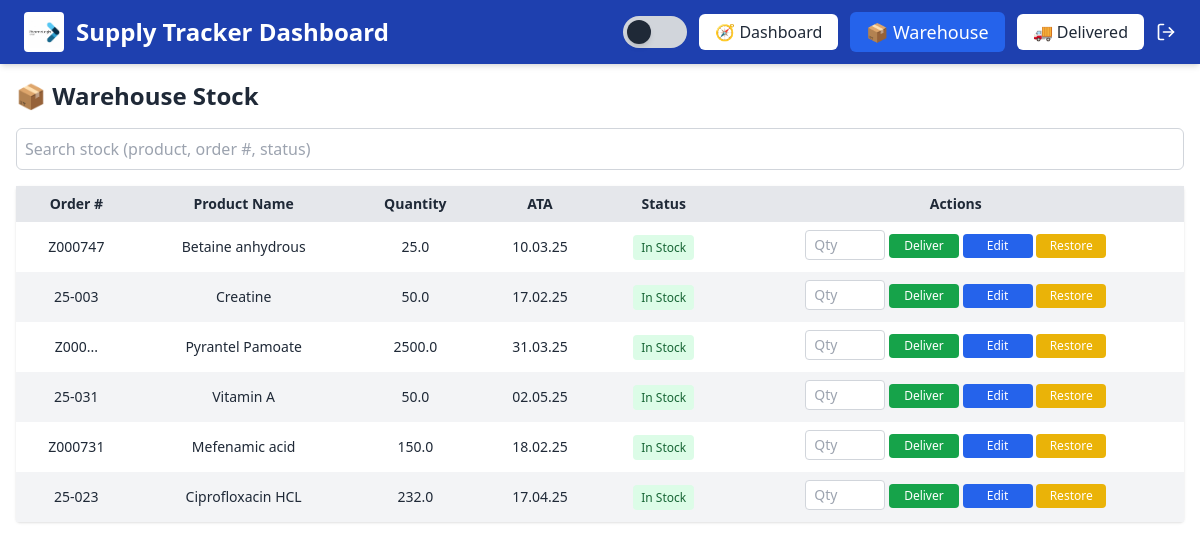
Page /warehouse (signed in) on the earlier database version.
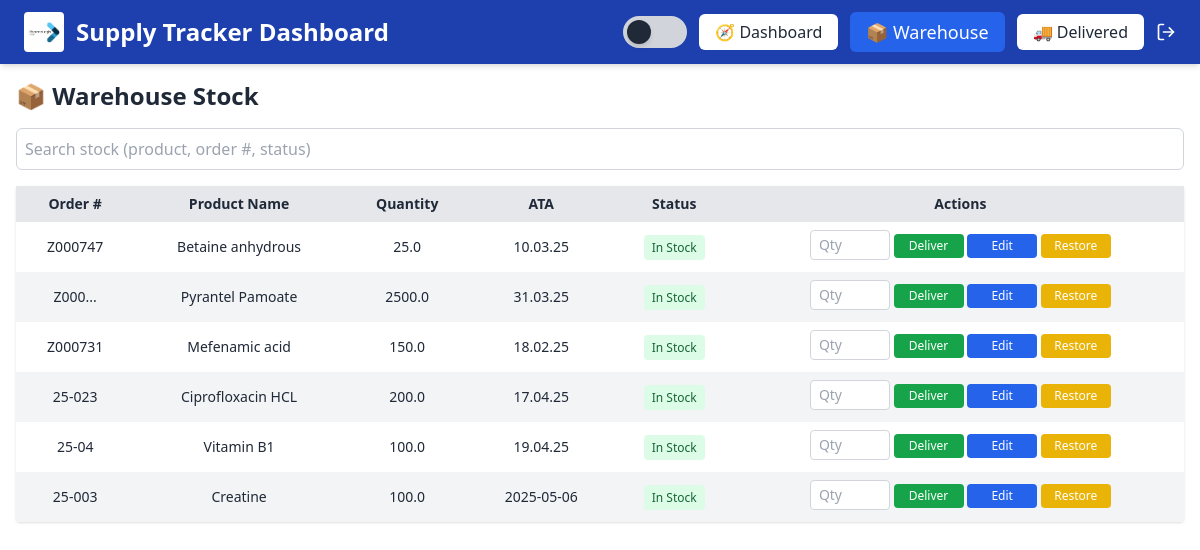
Same page on the later database version.
### app/models.py (models this page shows)
class WarehouseStock(db.Model):
    id = db.Column(db.Integer, primary_key=True)
    user_id = db.Column(db.Integer, db.ForeignKey('user.id'), nullable=False)
    order_number = db.Column(db.String(50), nullable=False)
    product_name = db.Column(db.String(100), nullable=False)
    quantity = db.Column(db.Float, nullable=False)
    ata = db.Column(db.String(10), nullable=True)
    transit_status = db.Column(db.String(20), default='In Stock', nullable=False)

### app/routes.py (the view)
@main.route('/warehouse')
@login_required
def warehouse():
    from .models import WarehouseStock
    warehouse_items = WarehouseStock.query.filter_by(user_id=current_user.id).all()
    return render_template('warehouse.html', warehouse_items=warehouse_items)

### app/__init__.py (called while the page is built)
def create_app():
    app = Flask(__name__)
    app.config['SECRET_KEY'] = 'your-secret-key'  # Use env var later
    app.config['SQLALCHEMY_DATABASE_URI'] = 'sqlite:///../instance/supply_tracker.db'
    app.config['SQLALCHEMY_TRACK_MODIFICATIONS'] = False
    init_db(app)
    login_manager.init_app(app)
    Migrate(app, db)
    from .routes import main
    app.register_blueprint(main)
    @login_manager.user_loader
    def load_user(user_id):
        return User.query.get(int(user_id))
    return app

### app/routes.py (called while the page is built)
@main.app_context_processor
def inject_globals():
    return dict(current_user=current_user, current_path=request.path)

### app/templates/warehouse.html (shortened to what this page needs)
<!DOCTYPE html>
<html lang="en">
<head>
    <script src="https://cdn.tailwindcss.com"></script>
    <link href="https://cdn.jsdelivr.net/npm/tailwindcss@2.2.19/dist/tailwind.min.css" rel="stylesheet">
</head>
<body class="bg-white text-gray-800 dark:bg-gray-900 dark:text-gray-100">
    {% include '_navbar.html' %}
    <div class="p-4">
        <h2 class="text-2xl font-bold mb-4">📦 Warehouse Stock</h2>
        <div class="mb-4">
            <input type="text" id="search-warehouse" placeholder="Search stock (product, order #, status)"
            class="w-full p-2 rounded-md border border-gray-300 focus:outline-none focus:ring-2 focus:ring-blue-400 bg-white dark:bg-gray-800 dark:border-gray-600 dark:text-gray-200">
        </div>
        <table id="warehouse-table" class="min-w-full bg-white dark:bg-gray-800 rounded shadow text-sm">
            <thead>
                <tr class="bg-gray-200 dark:bg-gray-700 text-center">
                    <th class="px-4 py-2">Order #</th>
                    <th class="px-4 py-2">Product Name</th>
                    <th class="px-4 py-2">Quantity</th>
                    <th class="px-4 py-2">ATA</th>
                    <th class="px-4 py-2">Status</th>
                    <th class="px-4 py-2">Actions</th>
                </tr>
            </thead>
            <tbody>
                {% for item in warehouse_items %}
                <tr class="text-center even:bg-gray-100 dark:even:bg-gray-800 hover:bg-blue-50 dark:hover:bg-gray-700">
                    <td class="px-4 py-2">{{ item.order_number }}</td>
                    <td class="px-4 py-2">{{ item.product_name }}</td>
                    <td class="px-4 py-2">{{ item.quantity }}</td>
                    <td class="px-4 py-2">{{ item.ata }}</td>
                    <td class="px-4 py-2">
                        <span class="bg-green-100 text-green-800 text-xs px-2 py-1 rounded">In Stock</span>
                    </td>
                    <td class="px-4 py-2 space-y-1">
                        <form method="POST" action="{{ url_for('main.deliver_partial', item_id=item.id) }}" class="inline">
                            <input type="number"
                                name="quantity"
                                min="1" max="{{ item.quantity }}"
                                placeholder="Qty"
                                class="w-20 mb-1 px-2 py-1 rounded text-sm bg-white text-black dark:bg-gray-800 dark:text-white border border-gray-300 dark:border-gray-600 focus:outline-none focus:ring-2 focus:ring-blue-500"
                                required>
                            <button type="submit"
                                    class="bg-green-600 hover:bg-green-700 text-white px-3 py-1 text-xs rounded min-w-[70px]">
                                Deliver
                            </button>
                        </form>
                        <a href="{{ url_for('main.edit_warehouse', item_id=item.id) }}"
                        class="inline-block bg-blue-600 hover:bg-blue-700 text-white px-3 py-1 text-xs rounded min-w-[70px] text-center mt-1">
                            Edit
                        </a>
                        <form method="POST" action="{{ url_for('main.restore_to_dashboard', item_id=item.id) }}" class="inline">
                            <button type="submit"
                                    class="bg-yellow-500 hover:bg-yellow-600 text-white px-3 py-1 text-xs rounded min-w-[70px] mt-1">
                                Restore
                            </button>
                        </form>
                    </td>
                </tr>
                {% endfor %}
            </tbody>
        </table>
    </div>
</body>
</html>

### app/templates/_navbar.html (shortened to what this page needs)
<header class="sticky top-0 z-10 flex justify-between items-center px-4 sm:px-6 py-2 sm:py-3 bg-blue-800 text-white shadow-md">
  <div class="flex items-center space-x-3">
    <img src="{{ url_for('static', filename='images/logo.jpg') }}" alt="Logo" class="h-8 sm:h-10 rounded bg-white p-1" />
    <h1 class="text-base sm:text-2xl font-semibold">Supply Tracker Dashboard</h1>
  </div>
  <div class="flex items-center space-x-2 sm:space-x-3">
    <button id="dark-mode-toggle"
      class="relative inline-flex items-center h-5 w-10 sm:h-8 sm:w-16 rounded-full transition-colors duration-300 focus:outline-none flex-shrink-0"
      aria-label="Toggle dark mode">
      <span id="dark-mode-track"
            class="absolute inset-0 h-5 w-10 sm:h-8 sm:w-16 rounded-full bg-gray-300 dark:bg-gray-700 transition-colors duration-300">
      </span>
      <span id="dark-mode-thumb"
            class="absolute left-1 top-1 h-3 w-3 sm:h-6 sm:w-6 rounded-full
                  bg-gray-800 dark:bg-gray-100 transform transition-transform duration-300
                  shadow-md dark:shadow-white/50
                  dark:translate-x-5 sm:dark:translate-x-8">
      </span>
    </button>
    <a href="{{ url_for('main.dashboard') }}"
       class="px-4 py-1.5 rounded-md font-medium transition-all duration-200
       {{ 'bg-yellow-500 text-white text-lg font-bold' if current_path == url_for('main.dashboard') else 'bg-white text-gray-800 dark:bg-gray-700 dark:text-white' }}
       hover:bg-opacity-80 hover:shadow-md">
      🧭 Dashboard
    </a>
    <a href="{{ url_for('main.warehouse') }}"
       class="px-4 py-1.5 rounded-md font-medium transition-all duration-200
       {{ 'bg-blue-600 text-white text-lg font-bold' if current_path == url_for('main.warehouse') else 'bg-white text-gray-800 dark:bg-gray-700 dark:text-white' }}
       hover:bg-opacity-80 hover:shadow-md">
      📦 Warehouse
    </a>
    <a href="{{ url_for('main.delivered') }}"
       class="px-4 py-1.5 rounded-md font-medium transition-all duration-200
       {{ 'bg-indigo-600 text-white text-lg font-bold' if current_path == url_for('main.delivered') else 'bg-white text-gray-800 dark:bg-gray-700 dark:text-white' }}
       hover:bg-opacity-80 hover:shadow-md">
      🚚 Delivered
    </a>
    <a href="{{ url_for('main.logout') }}" title="Logout" class="text-white hover:text-red-400 ml-1">
      <svg xmlns="http://www.w3.org/2000/svg" class="h-5 w-5" viewBox="0 0 24 24" fill="none"
           stroke="currentColor" stroke-width="2" stroke-linecap="round" stroke-linejoin="round">
        <path d="M9 21H5a2 2 0 0 1-2-2V5a2 2 0 0 1 2-2h4" />
        <polyline points="16 17 21 12 16 7" />
        <line x1="21" y1="12" x2="9" y2="12" />
      </svg>
    </a>
  </div>
</header>

Differences in the rows shown:
removed WarehouseStock: order_number "25-003", product_name "Creatine", quantity "50.0", ata "17.02.25"
removed WarehouseStock: order_number "25-031", product_name "Vitamin A", quantity "50.0", ata "02.05.25"
changed WarehouseStock "Ciprofloxacin HCL": quantity "232.0" → "200.0"
added WarehouseStock: order_number "25-04", product_name "Vitamin B1", quantity "100.0", ata "19.04.25"
added WarehouseStock: order_number "25-003", product_name "Creatine", quantity "100.0", ata "2025-05-06"
